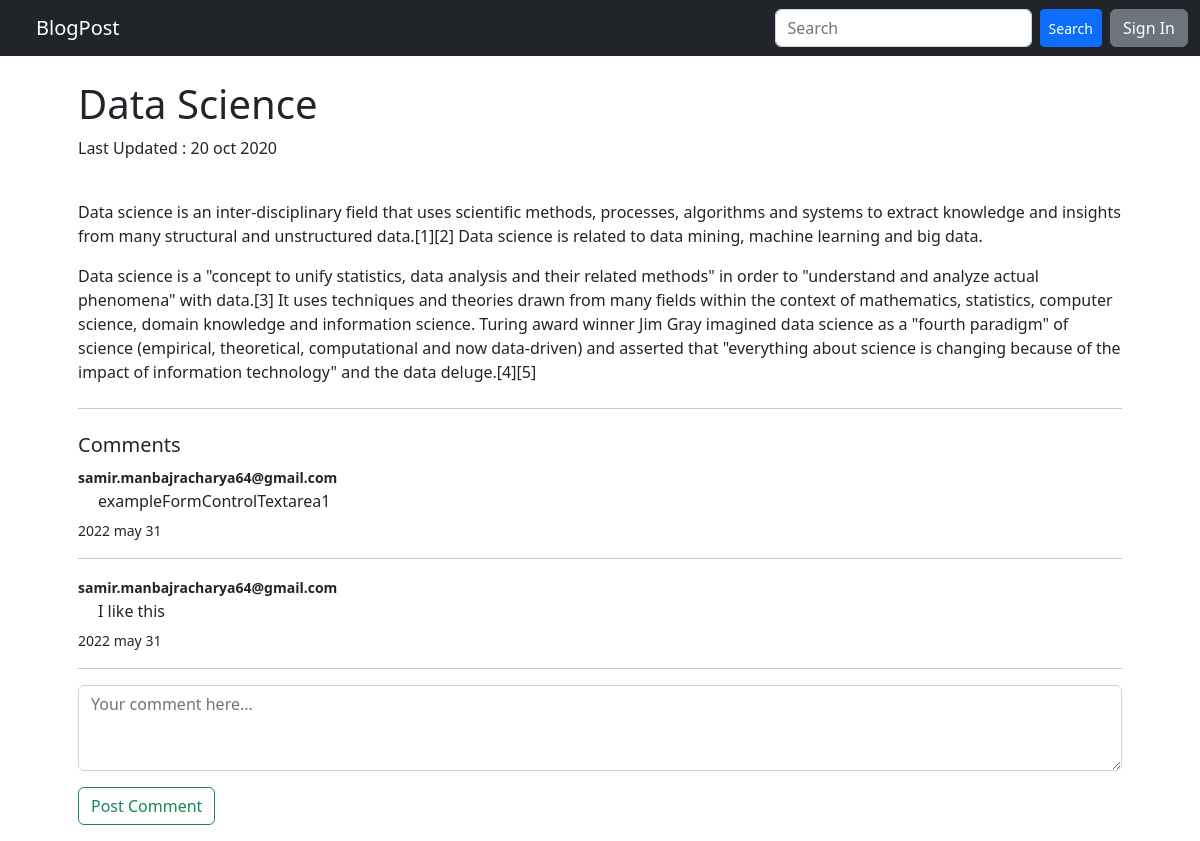
Page /2020/10/20/data-science/ on the earlier database version.
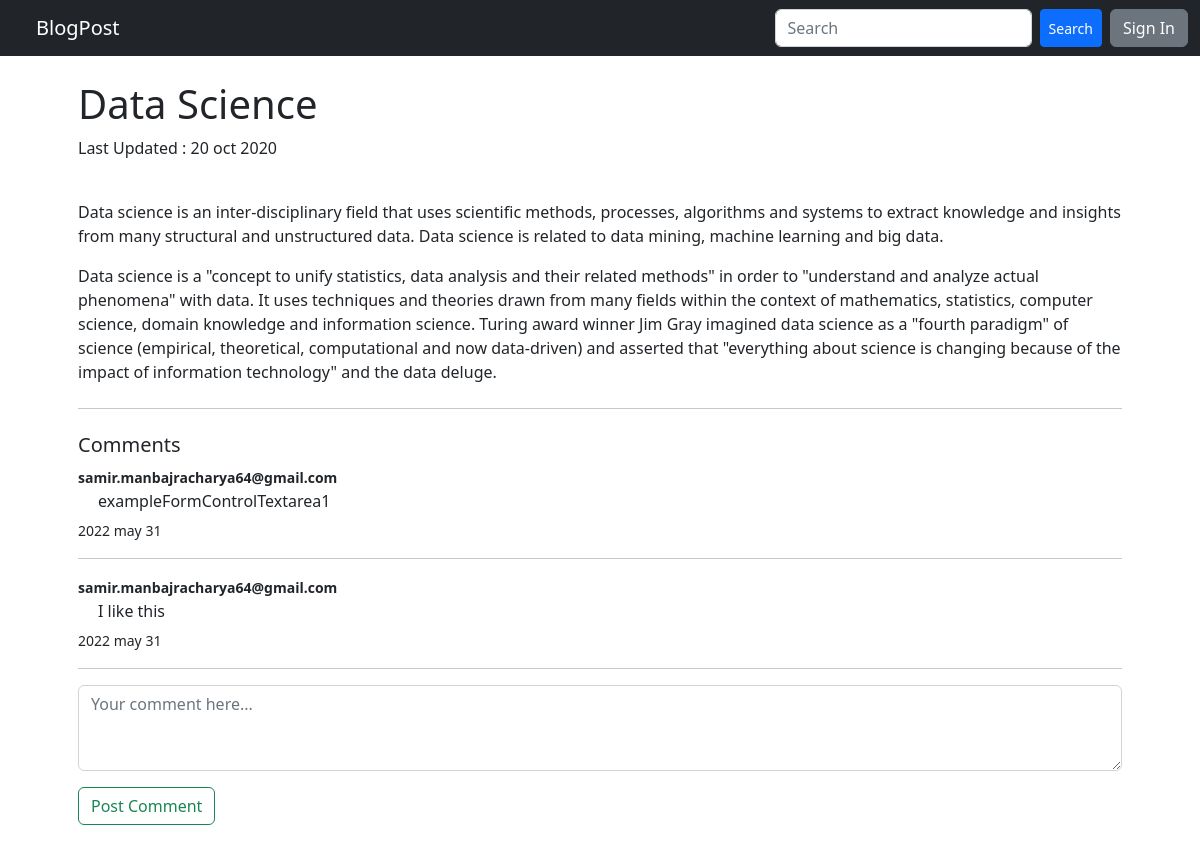
Same page on the later database version.
### blog/models.py (models this page shows, shortened)
class Post(models.Model):
    STATUS_CHOICES=(
        ('draft','Draft'),
        ('published','Published')
    )
    title = models.CharField(max_length=250)
    slug = models.SlugField(max_length=250,unique_for_date='publish')
    author = models.ForeignKey(User,on_delete=models.CASCADE,related_name='blog_posts')
    body =  models.TextField()
    publish = models.DateTimeField(default=timezone.now)
    created = models.DateTimeField(auto_now_add=True)
    updated = models.DateTimeField(auto_now=True)
    status = models.CharField(max_length=10,choices=STATUS_CHOICES,default='draft')
    class Meta:
        ordering = ('-publish',)

### blog/views.py (the view)
# urls.py: path('<int:year>/<int:month>/<int:day>/<slug:post>/',v.post_detail,name='blog_detail'),
def post_detail(request,year,month,day,post):
    post = get_object_or_404(Post,slug=post,publish__year=year,publish__month=month,publish__day=day)
    if request.method == 'POST':
        if not request.user.is_authenticated:
            return redirect('account:login')
        else:
            new_comment = request.POST.get('exampleFormControlTextarea1')
            Comment(post=post,user=User.objects.get(username=request.user),body=new_comment).save()
    comments=post.comments.filter(active=True)
    context={
        'post':post,
        'comments':comments,
    }
    return render(request,'blog/post_detail.html',context)

### templates/blog/post_detail.html (shortened to what this page needs)
{% extends "base.html" %}
{% block content %}
    <h1>{{	post.title	}}</h1>
    <p	class="date">
        Last Updated : {{ post.publish|date:'d b Y' }}
    </p>
    <p class="pt-2">
        {{ post.body|linebreaks }}
    </p>
    <hr class="my-4">
    <p class="h5">Comments</p>
    {% for comment in comments %}
        <div >
            <strong><small>{{comment.user}}</small></strong>
            <p style="margin: 0; padding-bottom:5px; padding-left:20px;">{{comment.body}}</p>
            <small>{{comment.updated|date:'Y b d'}}</small>
            <hr>
        </div>
    {% empty %}
        <p>There are no comments yet.</p>
    {% endfor %}
    <form action="" method="POST" class="mb-3">
          <div class="mb-3">
            <textarea class="form-control" name="exampleFormControlTextarea1" id="exampleFormControlTextarea1" rows="3" placeholder="Your comment here..."></textarea>
          </div>
        <button type="submit" class="btn btn-outline-success">Post Comment</button>
    </form>
{% endblock content %}

Differences in the rows shown:
changed Post "Data Science": body "…many structural and unstructured data.[1][2] Data science is related to data mining, machine learning and big data. Data science is a \"concept to unify statistics, data analysis and their related methods\" in order to \"understand and analyze actual phenomena\" with data.[3] It uses techniques and theories drawn from many fields within the context of mathematics, statistics, computer science, domain knowledge and information science. Turing award winner Jim Gray imagined data science as a \"fourth paradigm\" of science (empirical, theoretical, computational and now data-driven) and asserted that \"everything about science is changing because of the impact of information technology\" and the data…" → "…many structural and unstructured data. Data science is related to data mining, machine learning and big data. Data science is a \"concept to unify statistics, data analysis and their related methods\" in order to \"understand and analyze actual phenomena\" with data. It uses techniques and theories drawn from many fields within the context of mathematics, statistics, computer science, domain knowledge and information science. Turing award winner Jim Gray imagined data science as a \"fourth paradigm\" of science (empirical, theoretical, computational and now data-driven) and asserted that \"everything about science is changing because of the impact of information technology\" and the data deluge."
